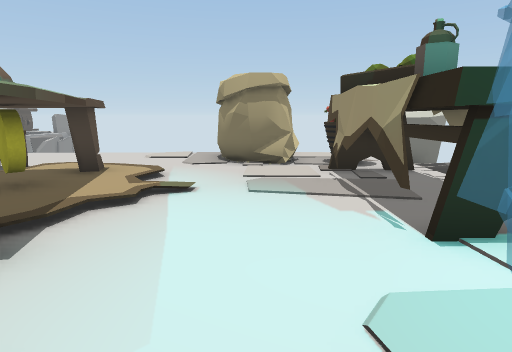
view 1 (above)

24 first-person views from a walk through a scene from a Unity 3-D project. The camera is 1.2 m above the floor, tilts 10° down and sees 75° across. The floor is counted in squares, 1 m on a side. Each view is taken from the middle of a square. On the plan, view 1 faces up. The plan holds only what a view shows up to about 14 squares ahead; the rest is blank. The place goes on beyond the plan.

view 2
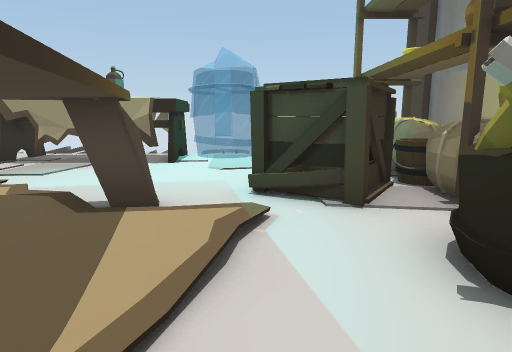

view 3
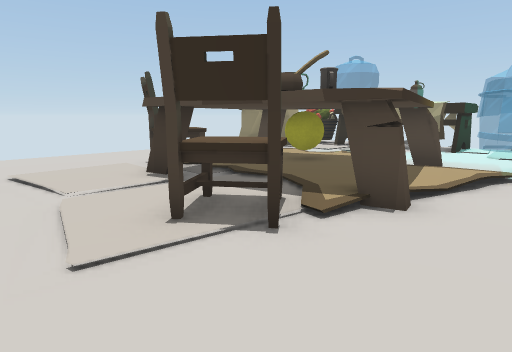

view 4
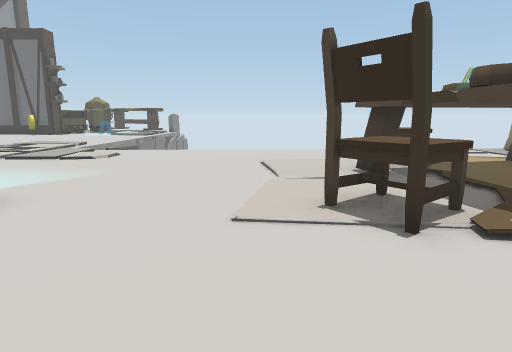

view 5
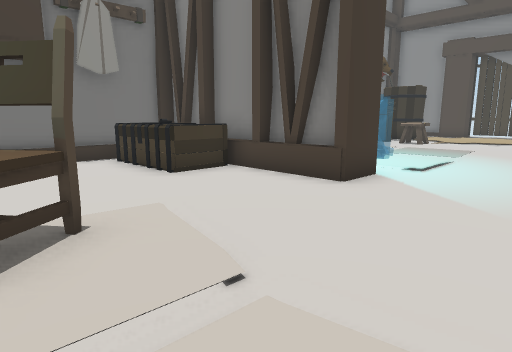

view 6
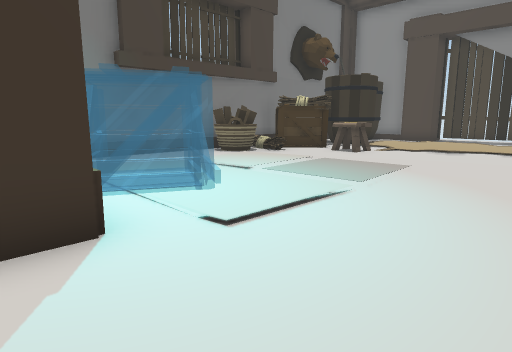

view 7
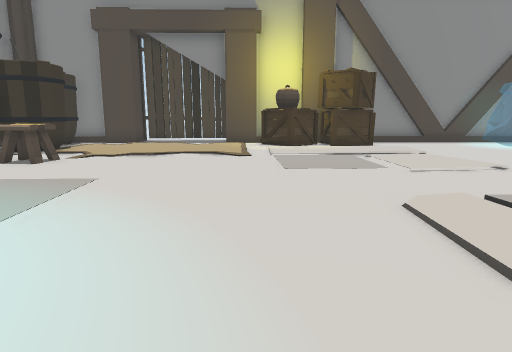

view 8
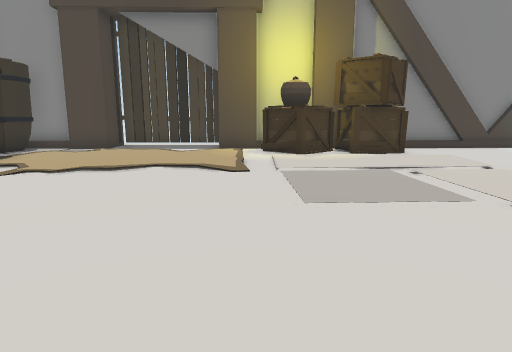

view 9
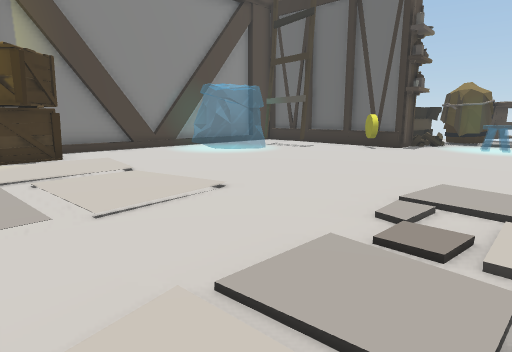

view 10
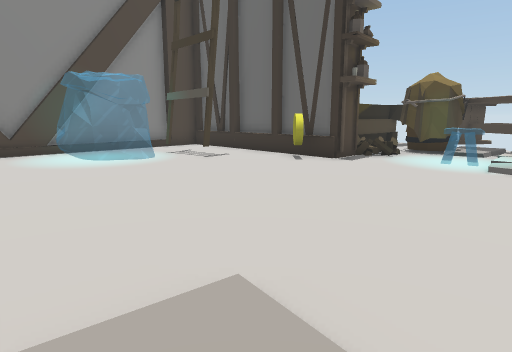

view 11
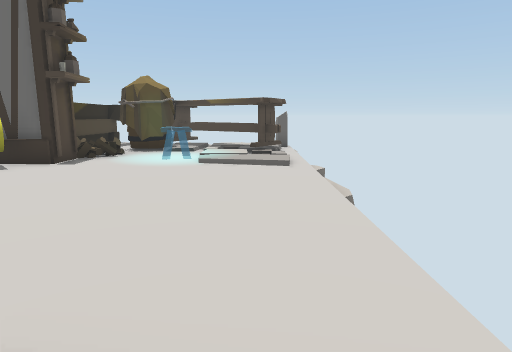

view 12
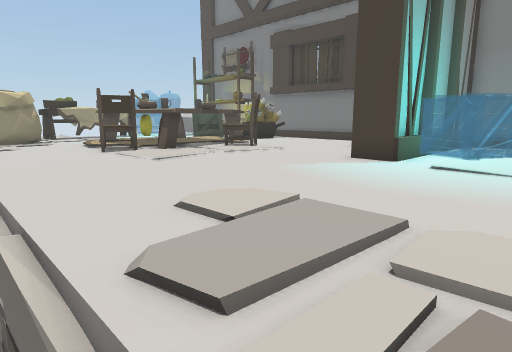

view 13
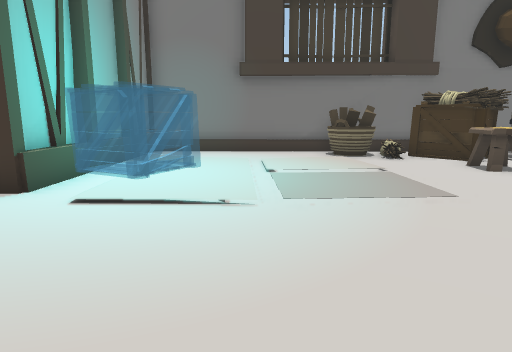

view 14
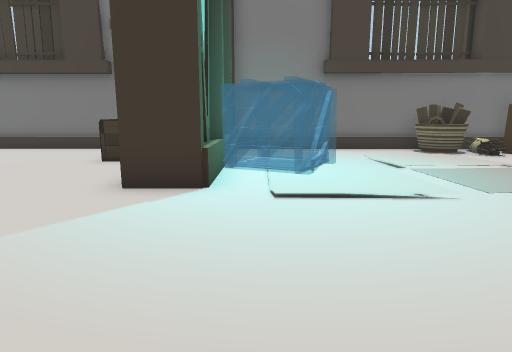

view 15
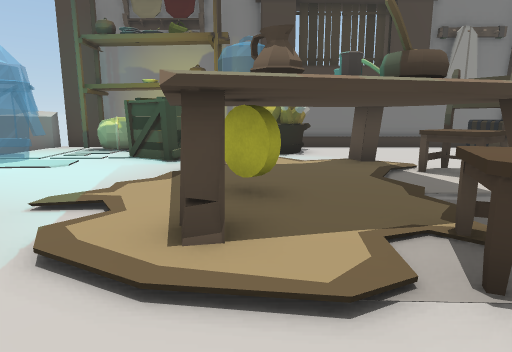

view 16
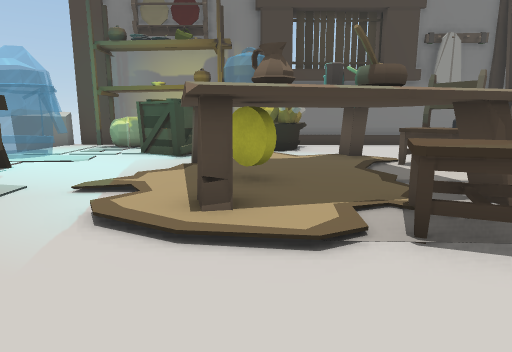

view 17
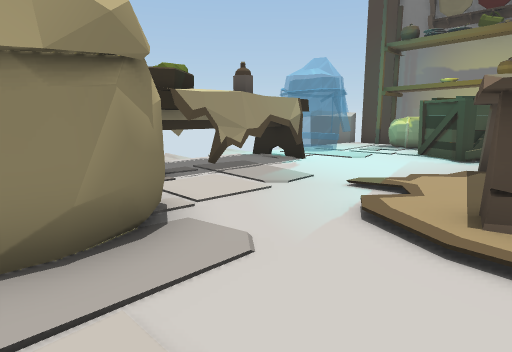

view 18
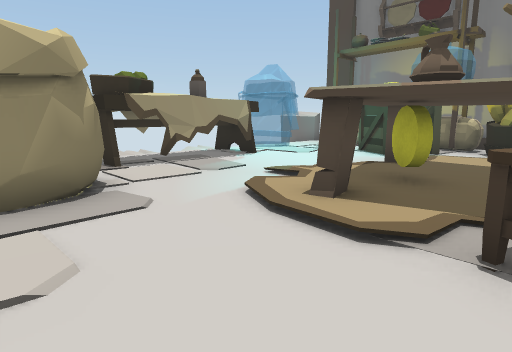

view 19
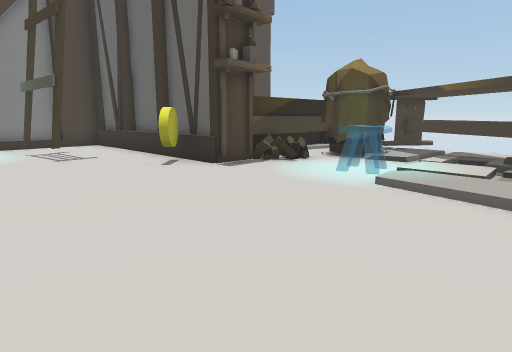

view 20
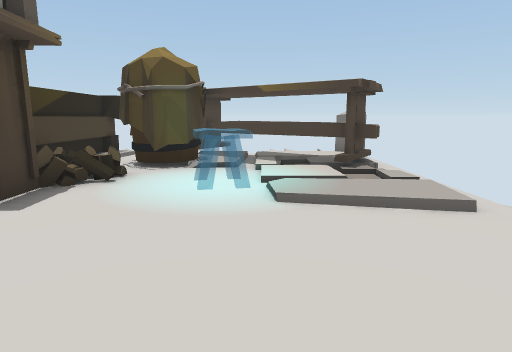

view 21
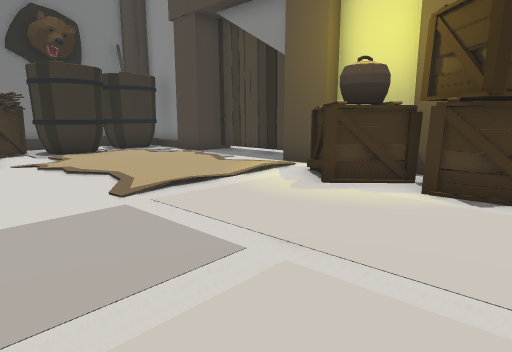

view 22
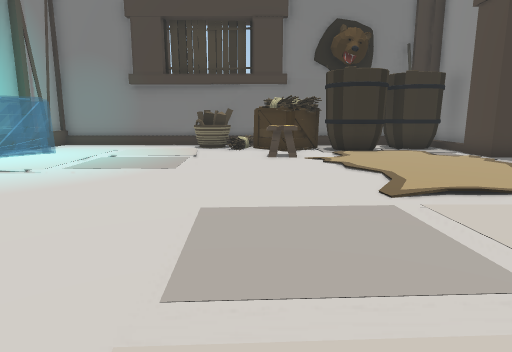

view 23
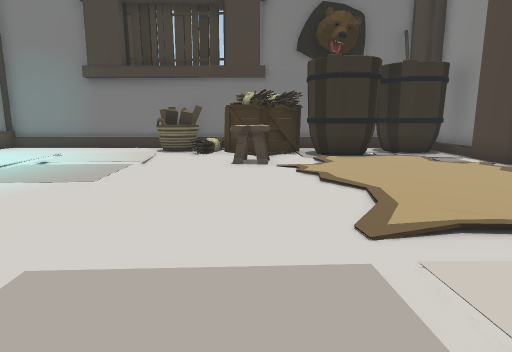

view 24
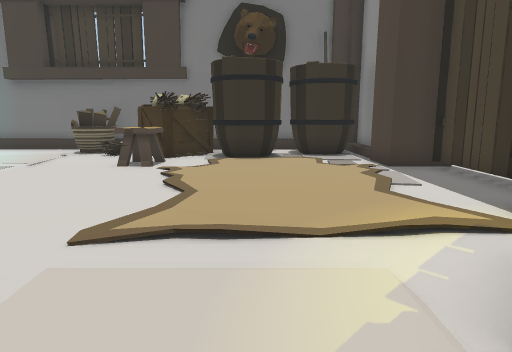

### Floor plan
Key: @ floor where view 1 was taken; # wall or solid block; x gap in a wall; . main floor; - floor 0.25 m lower than the main floor; / step, stairs or slope; = window, fence, low wall or low ledge; ^ raised ledge; v drop or lower ground; B basket; A box; C container; H chest; R crate; O other object.
Columns run from 33 left of view 1 to 6 right of it. Each row starts with its distance up from view 1.
 30        ## OO-.-
 29        ^  OOOO.
 28        ^ ##./OOO
 27        ^ #.//.OO
 26        ^OO. /.//
 25         #=.  ///
 24         O...-../
 23  ########....---
 22  #...........---
 21  #............--
 20  #............--
 19  #.==.........--
 18  #====.........-
 17  #===..........-
 16  #..............
 15  #............
 14  #.............
 13  #..............
 12  #RR............/.....////////..      #
 11  #RR............................#     ##
 10  #RR............................###    v
  9  #RR............................###B
  8  #RR......................OO///....  O
  7  #R.......................OOOOO/...OOO
  6 ##.......................OOOOOO/...OOO
  5 #........................OOOOOO/...OOO
  4 #.................##.....OOOO=O....OOO
  3 #...............==##....OOOOOOOO...O#O v
  2 x..............===##.....OOOOO/...==== v
  1 ##..............==##.........//A...==#
  0  #...OO.O.........##HH.........AA@....
 -1  #OOO ORR./.......##HH......##.AA.....
 -2  #OOO  RRRBB......##HH.....###CCCCC ..
 -3  #######R##B#.....## H#....   C  C O.^##
 -4       ######################  ########

Where each view was taken, in squares from view 1:
view 1: 0 up, 0 right, facing up
view 2: 1 up, 7 left, facing right
view 3: 0 up, 11 left, facing up-right
view 4: 1 down, 10 left, facing up
view 5: 7 up, 8 left, facing down-left
view 6: 7 up, 14 left, facing down-left
view 7: 7 up, 16 left, facing left
view 8: 7 up, 19 left, facing left
view 9: 9 up, 19 left, facing up-left
view 10: 14 up, 19 left, facing up-left
view 11: 14 up, 19 left, facing up
view 12: 13 up, 19 left, facing down-right
view 13: 9 up, 19 left, facing down
view 14: 9 up, 16 left, facing down
view 15: 10 up, 4 left, facing down
view 16: 11 up, 4 left, facing down
view 17: 11 up, 4 left, facing down-right
view 18: 11 up, 6 left, facing down-right
view 19: 18 up, 18 left, facing up-left
view 20: 19 up, 21 left, facing up
view 21: 12 up, 24 left, facing down-left
view 22: 12 up, 24 left, facing down
view 23: 10 up, 25 left, facing down
view 24: 10 up, 28 left, facing down
